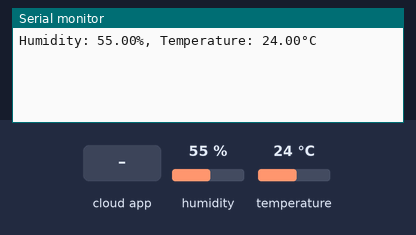
Recording of a sketch running on a simulated Arduino Nano 33 IoT. Shown: the last lines printed to the serial monitor. The inputs (shaded band) are chosen by the test bench; at power-on: humidity 55 %, temperature 24 °C. WiFi joins after 1.5 s; servers stay silent unless stated.

Above: at 4.2 s.
4.3 s: the phone or cloud app sets humidity to 0
9.5 s: the phone or cloud app sets temperature to 0
14.5 s: humidity set to 22 %
At 15.2 s:
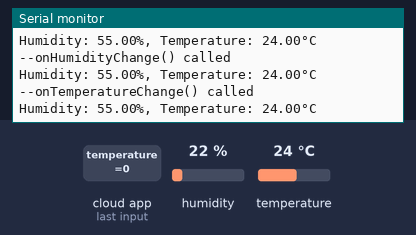
17.3 s: temperature set to 12 °C
At 19.0 s:
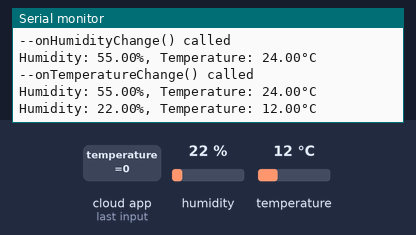
20.1 s: humidity set to 40 %
At 23.7 s:
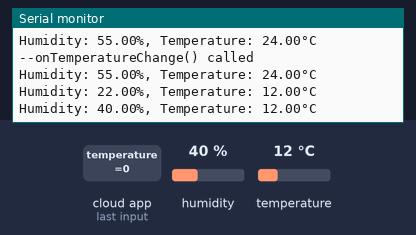
Timing chart, 0 to 23.9 s (numbered marks = the images above; inputs shaded):
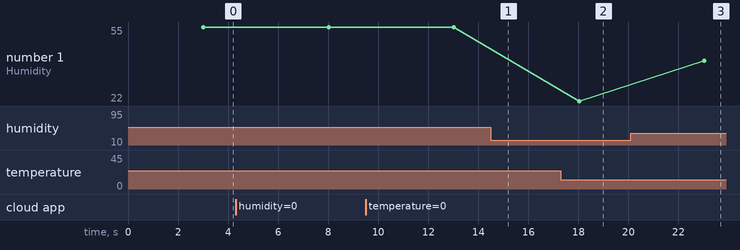

Measured:
- after the input at 17.3 s, the serial monitor: prints a new line after 0.73 s (image 2)
- after the input at 20.1 s, the serial monitor: prints a new line after 2.9 s (image 3)
- plotted number 1: 22 → 40 after the input at 20.1 s

The sketch:

DHT22_log_jul22a.ino
```cpp
#include "thingProperties.h"
#include <DHT.h>

#define DHTPIN 2         // Digital pin connected to DHT sensor
#define DHTTYPE DHT22    // DHT 22 (AM2302)
DHT dht(DHTPIN, DHTTYPE);

// Local variables to read raw sensor data
float hum, temp;

void setup() {
  Serial.begin(9600);
  delay(1500);  // Wait for Serial Monitor

  initProperties();  // Initialize cloud variables

  ArduinoCloud.begin(ArduinoIoTPreferredConnection);  // Connect to Cloud
  dht.begin();  //

  setDebugMessageLevel(2);
  ArduinoCloud.printDebugInfo();
}

void loop() {
  ArduinoCloud.update();

  hum = dht.readHumidity();
  temp = dht.readTemperature();

  if (isnan(hum) || isnan(temp)) {
    Serial.println("Failed to read from DHT22 sensor.");
    return;  // skip this loop if invalid
  }

  // Assign to cloud variables
  humidity = hum;
  temperature = temp;

  // Output to Serial Monitor
  Serial.println("Humidity: " + String(humidity) + "%, Temperature: " + String(temperature) + "°C");

  delay(5000);  // wait 5 seconds before next read
}

/*
  Optional: These functions are only needed if cloud vars are READ_WRITE
*/
void onHumidityChange()  {
  Serial.println("--onHumidityChange() called");
}

void onTemperatureChange()  {
  Serial.println("--onTemperatureChange() called");
}
```

arduino_secrets.h
```cpp
#define SECRET_OPTIONAL_PASS "0812rooien"
#define SECRET_SSID "Xiaomi 13T"
```

thingProperties.h
```cpp
// Code generated by Arduino IoT Cloud, DO NOT EDIT.

#include <ArduinoIoTCloud.h>
#include <Arduino_ConnectionHandler.h>
#include "arduino_secrets.h"

const char SSID[]     = SECRET_SSID;    // Network SSID (name)
const char PASS[]     = SECRET_OPTIONAL_PASS;    // Network password (use for WPA, or use as key for WEP)

void onHumidityChange();
void onTemperatureChange();

float humidity;
float temperature;

void initProperties(){

  ArduinoCloud.addProperty(humidity, READWRITE, ON_CHANGE, onHumidityChange);
  ArduinoCloud.addProperty(temperature, READWRITE, ON_CHANGE, onTemperatureChange);

}

WiFiConnectionHandler ArduinoIoTPreferredConnection(SSID, PASS);
```
